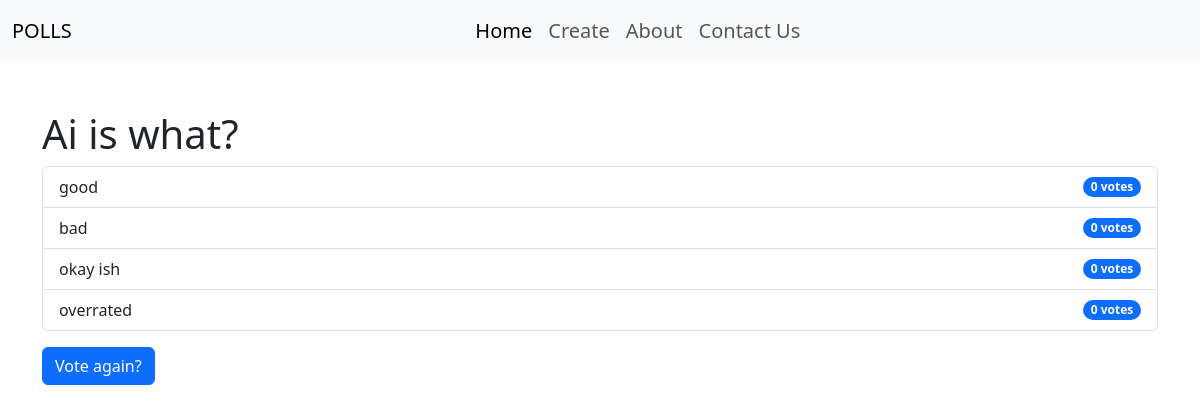
The page /6/result/ on the database its author committed.
### polls/models.py (models this page shows, shortened)
class question(models.Model):
    question_text = models.CharField(max_length=300)
    publication_date = models.DateField("data published")

class choice(models.Model):
    question = models.ForeignKey(question, on_delete=models.CASCADE)
    text_choice = models.CharField(max_length=200)
    votes = models.IntegerField(default=0)
    voters = models.ManyToManyField(User, blank=True)  # Track users who voted for this choice

### polls/views.py (the view)
# urls.py: path("<int:pk>/result/" , views.ResultView.as_view() , name="result"),
class ResultView(generic.DetailView):
    model=question
    template_name="polls/results.html"

### polls/templates/polls/results.html (shortened to what this page needs)
<!DOCTYPE html>
<html lang="en">
<head>
    <link href="https://cdn.jsdelivr.net/npm/bootstrap@5.3.0-alpha1/dist/css/bootstrap.min.css" rel="stylesheet">
    {% load static %}
</head>
<body>
  <nav class="navbar navbar-expand-lg bg-body-tertiary">
    <div class="container-fluid">
      <a class="navbar-brand" href="{%url 'polls:index'%}">POLLS</a>
      <div class="collapse navbar-collapse justify-content-center" id="navbarNavAltMarkup">
        <div class="navbar-nav">
          <a class="nav-link fs-5 active ml-20px" aria-current="page" href="{%url 'polls:index'%}">Home</a>
          <a class="nav-link fs-5 mr-33" href="{%url 'polls:create'%}">Create</a>
          <a class="nav-link fs-5" href="{% url 'polls:about'%}">About</a>
          <a class="nav-link fs-5 " href="{% url 'polls:contact'%}">Contact Us</a>
        </div>
      </div>
    </div>
  </nav>
<body>
    <div class="container mt-5">
        <h1>{{ question.question_text }}</h1>
        <ul class="list-group">
            {% for choice in question.choice_set.all %}
                <li class="list-group-item d-flex justify-content-between align-items-center">
                    {{ choice.text_choice }}
                    <span class="badge bg-primary rounded-pill">{{ choice.votes }} vote{{ choice.votes|pluralize }}</span>
                </li>
            {% endfor %}
        </ul>
        <a href="{% url 'polls:details' question.id %}" class="btn btn-primary mt-3">Vote again?</a>
    </div>
</body>
</html>

### rows shown on the page
question: question_text "Ai is what?"
choice: text_choice "good", votes "0"
choice: text_choice "bad", votes "0"
choice: text_choice "okay ish", votes "0"
choice: text_choice "overrated", votes "0"
